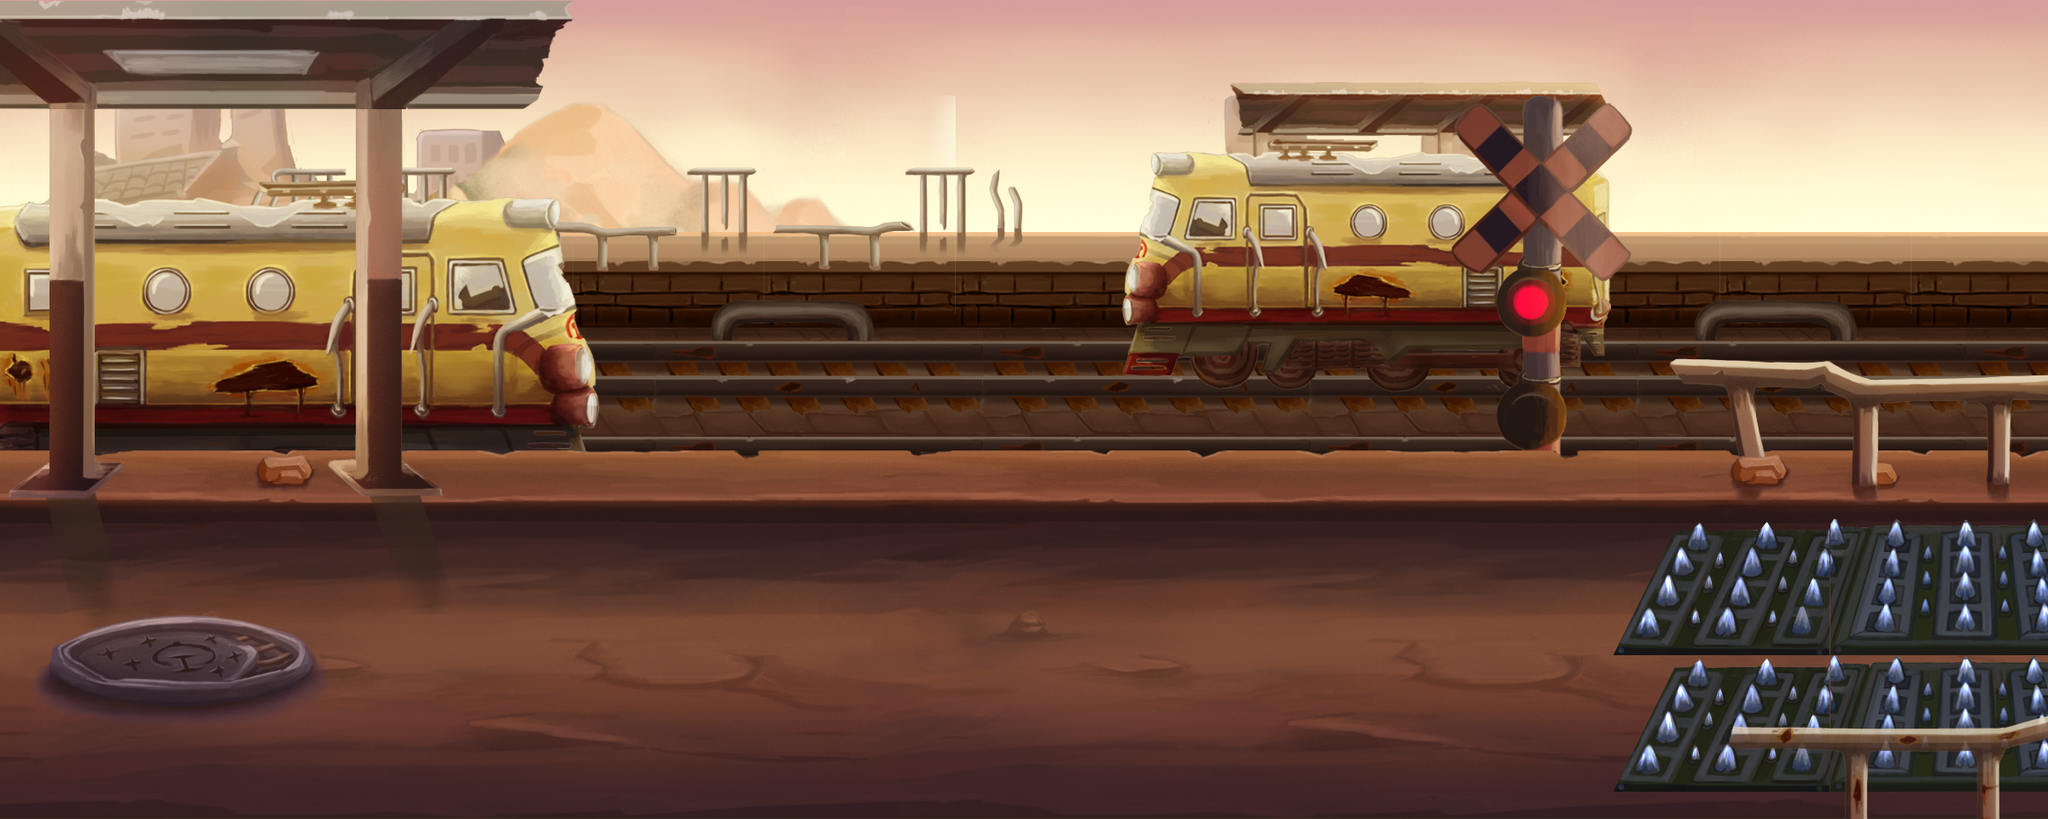

Tiled map render using the project's own tile images. Description and the map definition, with tile-layer contents summarised, below:
An orthogonal 75x60 tile map with 32x16 px tiles, 14 tile layers (far, far1, far2, far3, ...), 4 tilesets and 8 objects (born1, guai1-1, guai1-2, guai2-2, guai2-1, ...).

<map version="1.0" orientation="orthogonal" width="75" height="60" tilewidth="32" tileheight="16">
 <tileset firstgid="1" name="jin" tilewidth="32" tileheight="16">
  <image source="jin.png" width="1630" height="1342" />
 </tileset>
 <tileset firstgid="4151" name="yuan" tilewidth="32" tileheight="16">
  <image source="yuan.png" width="1823" height="1463" />
 </tileset>
 <tileset firstgid="9247" name="meta1" tilewidth="32" tileheight="16">
  <image source="meta1.png" width="320" height="16" />
  <tile id="0">
   <properties>
    <property name="block" value="" />
   </properties>
  </tile>
 </tileset>
 <tileset firstgid="9257" name="zhangai" tilewidth="32" tileheight="16">
  <image source="zhangai.png" width="1025" height="1086" />
 </tileset>
 <layer name="far" width="75" height="60">
  <properties>
   <property name="XSpeed" value="0.5" />
   <property name="YSpeed" value="0.9" />
   <property name="ZOrder" value="-1" />
  </properties>
  <data>[4500 cells, 1725 non-empty, 713 distinct tile ids]</data>
 </layer>
 <layer name="far1" width="75" height="60">
  <properties>
   <property name="XSpeed" value="0.5" />
   <property name="YSpeed" value="0.9" />
   <property name="ZOrder" value="-1" />
  </properties>
  <data>[4500 cells, 562 non-empty, 562 distinct tile ids]</data>
 </layer>
 <layer name="far2" width="75" height="60">
  <properties>
   <property name="XSpeed" value="0.5" />
   <property name="YSpeed" value="0.9" />
   <property name="ZOrder" value="-1" />
  </properties>
  <data>[4500 cells, 408 non-empty, 408 distinct tile ids]</data>
 </layer>
 <layer name="far3" width="75" height="60">
  <properties>
   <property name="XSpeed" value="0.5" />
   <property name="YSpeed" value="0.9" />
   <property name="ZOrder" value="-1" />
  </properties>
  <data>[4500 cells, 1275 non-empty, 169 distinct tile ids]</data>
 </layer>
 <layer name="far4" width="75" height="60">
  <properties>
   <property name="XSpeed" value="0.5" />
   <property name="YSpeed" value="0.9" />
   <property name="ZOrder" value="-1" />
  </properties>
  <data>[4500 cells, 169 non-empty, 81 distinct tile ids]</data>
 </layer>
 <layer name="far5" width="75" height="60">
  <properties>
   <property name="XSpeed" value="0.5" />
   <property name="YSpeed" value="0.9" />
   <property name="ZOrder" value="-1" />
  </properties>
  <data>[4500 cells, 1260 non-empty, 336 distinct tile ids]</data>
 </layer>
 <layer name="far6" width="75" height="60">
  <properties>
   <property name="XSpeed" value="0.5" />
   <property name="YSpeed" value="0.9" />
   <property name="ZOrder" value="-1" />
  </properties>
  <data>[4500 cells, 892 non-empty, 892 distinct tile ids]</data>
 </layer>
 <layer name="far7" width="75" height="60">
  <properties>
   <property name="XSpeed" value="0.5" />
   <property name="YSpeed" value="0.9" />
   <property name="ZOrder" value="-1" />
  </properties>
  <data>[4500 cells, 266 non-empty, 266 distinct tile ids]</data>
 </layer>
 <layer name="ground" width="75" height="60">
  <properties>
   <property name="XSpeed" value="1" />
   <property name="YSpeed" value="1" />
   <property name="ZOrder" value="0" />
  </properties>
  <data>[4500 cells, 2025 non-empty, 810 distinct tile ids]</data>
 </layer>
 <layer name="ground1" width="75" height="60">
  <properties>
   <property name="XSpeed" value="1" />
   <property name="YSpeed" value="1" />
   <property name="ZOrder" value="0" />
  </properties>
  <data>[4500 cells, 559 non-empty, 559 distinct tile ids]</data>
 </layer>
 <layer name="ground2" width="75" height="60">
  <properties>
   <property name="XSpeed" value="1" />
   <property name="YSpeed" value="1" />
   <property name="ZOrder" value="0" />
  </properties>
  <data>[4500 cells, 318 non-empty, 298 distinct tile ids]</data>
 </layer>
 <layer name="ground_dc_3" width="75" height="60">
  <properties>
   <property name="XSpeed" value="1" />
   <property name="YSpeed" value="1" />
   <property name="ZOrder" value="0" />
   <property name="id" value="8" />
  </properties>
  <data>[4500 cells, 320 non-empty, 160 distinct tile ids]</data>
 </layer>
 <layer name="near" width="75" height="60" opacity="0.83">
  <properties>
   <property name="XSpeed" value="1" />
   <property name="YSpeed" value="1" />
   <property name="ZOrder" value="1" />
  </properties>
  <data>[4500 cells, 96 non-empty, 96 distinct tile ids]</data>
 </layer>
 <layer name="block" width="75" height="60" opacity="0">
  <data>[4500 cells, 2775 non-empty, 1 distinct tile ids]</data>
 </layer>
 <objectgroup name="born" width="0" height="0">
  <object name="born1" x="396" y="604" width="28" height="28" />
  <object name="guai1-1" x="626" y="748" width="30" height="34" />
  <object name="guai1-2" x="732" y="588" width="40" height="30" />
  <object name="guai2-2" x="1254" y="586" width="34" height="40" />
  <object name="guai2-1" x="1296" y="678" width="34" height="40" />
  <object name="guai3-1" x="1778" y="796" width="34" height="40" />
  <object name="boss" x="1708" y="672" width="34" height="40" />
  <object name="guai3-2" x="1830" y="584" width="34" height="40" />
 </objectgroup>
</map>
